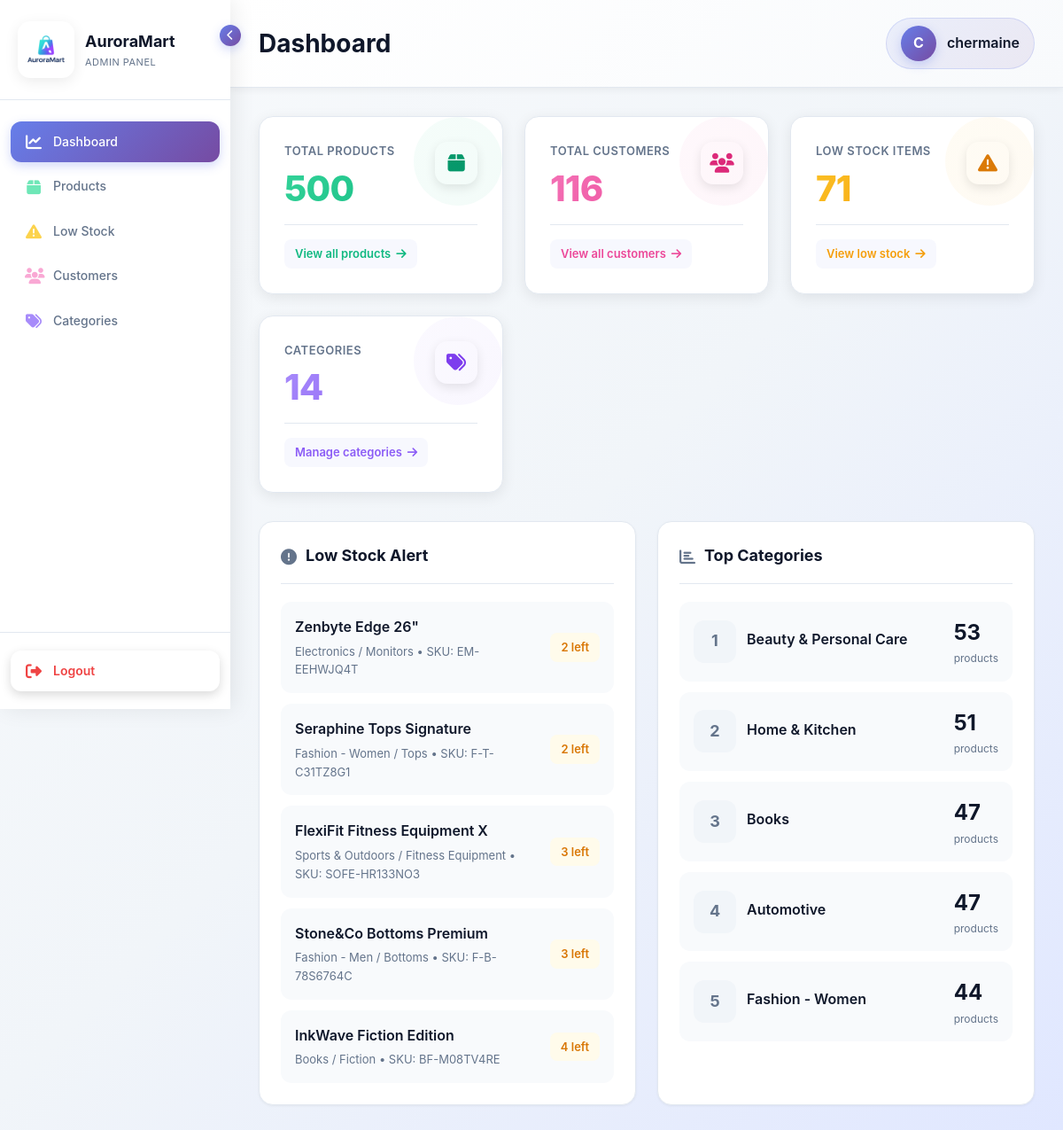
The app's page /adminpanel/ (signed in) with its own data.
### storefront/models.py (models this page shows, shortened)
class Customer(AbstractUser):
    username = models.CharField(
        max_length=150,
        unique=True,
        help_text='Required. 150 characters or fewer. Any characters allowed.',
        validators=[],  # No validators - allow any characters
        error_messages={
            'unique': "A user with that username already exists.",
        },
    )
    age = models.IntegerField(null=True, blank=True)
    gender = models.CharField(max_length=20, blank=True)
    employment_status = models.CharField(max_length=50, blank=True)
    occupation = models.CharField(max_length=100, blank=True)
    education = models.CharField(max_length=100, blank=True)
    household_size = models.IntegerField(null=True, blank=True)
    has_children = models.BooleanField(default=False)
    monthly_income_sgd = models.DecimalField(max_digits=10, decimal_places=2, null=True, blank=True, default=None)
    preferred_category = models.ForeignKey(Category, on_delete=models.SET_NULL, null=True, blank=True)

class Product(models.Model):
    sku = models.CharField(max_length=40, unique=True, db_index=True)  # maps "SKU code"
    name = models.CharField(max_length=200)                            # maps "Product name"
    description = models.TextField(blank=True)                         # maps "Product description"
    category = models.ForeignKey(Category, on_delete=models.CASCADE)    # maps "Product Category"
    subcategory = models.CharField(max_length=150, blank=True)         # maps "Product Subcategory"
    stock = models.IntegerField(default=0)                             # maps "Quantity on hand"
    reorder_threshold = models.IntegerField(default=5)                 # maps "Reorder Quantity"
    price = models.DecimalField(max_digits=10, decimal_places=2)       # maps "Unit price"
    rating = models.FloatField(default=0)                              # maps "Product rating"
    image = models.ImageField(upload_to='products/', blank=True, null=True, default='products/default-product.png')
    is_active = models.BooleanField(default=True)
    created_at = models.DateTimeField(auto_now_add=True, null=True, blank=True)
    updated_at = models.DateTimeField(auto_now=True, null=True, blank=True)
    class Meta:
        ordering = ['-id']
        verbose_name = "Product"
        verbose_name_plural = "Products"

class Category(models.Model):
    name = models.CharField(max_length=100)
    description = models.TextField(blank=True)

### adminpanel/views/dashboard_views.py (the view)
# urls.py: path('', dashboard_views.dashboard, name='dashboard'),
@login_required(login_url='adminpanel:login')
@user_passes_test(is_staff_user, login_url='adminpanel:login')
def dashboard(request):
    total_products = Product.objects.filter(is_active=True).count()
    low_stock_count = Product.objects.filter(
        is_active=True,
        stock__lte=F('reorder_threshold')
    ).count()
    total_customers = Customer.objects.filter(is_active=True).count()
    total_categories = Category.objects.count()
    low_stock_products = Product.objects.filter(
        is_active=True,
        stock__lte=F('reorder_threshold')
    ).select_related('category').order_by('stock')[:5]
    category_stats = Category.objects.annotate(
        product_count=Count('product', filter=Q(product__is_active=True))
    ).order_by('-product_count')[:5]
    context = {
        'total_products': total_products,
        'low_stock_count': low_stock_count,
        'total_customers': total_customers,
        'total_categories': total_categories,
        'low_stock_products': low_stock_products,
        'category_stats': category_stats,
    }
    return render(request, 'adminpanel/dashboard.html', context)

### adminpanel/views/dashboard_views.py (called while the page is built)
def is_staff_user(user):
    return user.is_authenticated and user.is_staff

### storefront/views.py (called while the page is built)
def cart_count(request):
    cart = request.session.get('cart', {})
    total_items = sum(int(qty) for qty in cart.values())
    return {
        'cart_count': total_items
    }

### adminpanel/templates/adminpanel/dashboard.html (shortened to what this page needs)
{% extends "adminpanel/base.html" %}
{% block page_title %}Dashboard{% endblock %}
{% block content %}
<div class="stats-grid">
    <div class="stat-card">
        <div class="stat-header">
            <div class="stat-content">
                <div class="stat-label">Total Products</div>
                <div class="stat-value">{{ total_products }}</div>
            </div>
            <div class="stat-icon">
                <i class="fas fa-box"></i>
            </div>
        </div>
        <div class="stat-footer">
            <a href="{% url 'adminpanel:product_list' %}" class="stat-link">
                View all products <i class="fas fa-arrow-right"></i>
            </a>
        </div>
    </div>
    <div class="stat-card">
        <div class="stat-header">
            <div class="stat-content">
                <div class="stat-label">Total Customers</div>
                <div class="stat-value">{{ total_customers }}</div>
            </div>
            <div class="stat-icon">
                <i class="fas fa-users"></i>
            </div>
        </div>
        <div class="stat-footer">
            <a href="{% url 'adminpanel:customer_list' %}" class="stat-link">
                View all customers <i class="fas fa-arrow-right"></i>
            </a>
        </div>
    </div>
    <div class="stat-card">
        <div class="stat-header">
            <div class="stat-content">
                <div class="stat-label">Low Stock Items</div>
                <div class="stat-value">{{ low_stock_count }}</div>
            </div>
            <div class="stat-icon">
                <i class="fas fa-exclamation-triangle"></i>
            </div>
        </div>
        <div class="stat-footer">
            <a href="{% url 'adminpanel:low_stock' %}" class="stat-link">
                View low stock <i class="fas fa-arrow-right"></i>
            </a>
        </div>
    </div>
    <div class="stat-card">
        <div class="stat-header">
            <div class="stat-content">
                <div class="stat-label">Categories</div>
                <div class="stat-value">{{ total_categories }}</div>
            </div>
            <div class="stat-icon">
                <i class="fas fa-tags"></i>
            </div>
        </div>
        <div class="stat-footer">
            <a href="{% url 'adminpanel:category_list' %}" class="stat-link">
                Manage categories <i class="fas fa-arrow-right"></i>
            </a>
        </div>
    </div>
</div>
<div class="content-grid">
    <div class="section-card">
        <div class="section-header">
            <h2 class="section-title">
                <i class="fas fa-exclamation-circle"></i>
                Low Stock Alert
            </h2>
        </div>
        {% if low_stock_products %}
            {% for product in low_stock_products %}
            <div class="stock-item">
                <div class="stock-info">
                    <div class="stock-name">{{ product.name }}</div>
                    <div class="stock-category">
                        {{ product.category.name }}{% if product.subcategory %} / {{ product.subcategory }}{% endif %} • SKU: {{ product.sku }}
                    </div>
                </div>
                <div class="stock-badge {% if product.stock == 0 %}critical{% else %}low{% endif %}">
                    {% if product.stock == 0 %}
                        Out of Stock
                    {% else %}
                        {{ product.stock }} left
                    {% endif %}
                </div>
            </div>
            {% endfor %}
        {% else %}
            <div class="empty-state">
                <i class="fas fa-check-circle"></i>
                <p>All products are well stocked!</p>
            </div>
        {% endif %}
    </div>
    <div class="section-card">
        <div class="section-header">
            <h2 class="section-title">
                <i class="fas fa-chart-bar"></i>
                Top Categories
            </h2>
        </div>
        {% if category_stats %}
            {% for category in category_stats %}
            <div class="category-item">
                <div class="category-icon">
                    {{ forloop.counter }}
                </div>
                <div class="category-info">
                    <div class="category-name">{{ category.name }}</div>
                </div>
                <div>
                    <div class="category-count">{{ category.product_count }}</div>
                    <div class="category-label">products</div>
                </div>
            </div>
            {% endfor %}
        {% else %}
            <div class="empty-state">
                <i class="fas fa-folder-open"></i>
                <p>No categories found</p>
            </div>
        {% endif %}
    </div>
</div>
{% endblock %}

### adminpanel/templates/adminpanel/base.html (shortened to what this page needs)
<!DOCTYPE html>
<html lang="en">
<head>
    {% load static %}
    <link rel="stylesheet" href="https://cdnjs.cloudflare.com/ajax/libs/font-awesome/6.4.0/css/all.min.css">
</head>
<body>
    <div class="sidebar" id="sidebar">
        <div class="sidebar-header">
            <div class="sidebar-logo">
                <img src="{% static 'images/Auroramart-logo.png' %}" alt="AuroraMart Logo">
            </div>
            <div class="sidebar-brand">
                <div class="brand-name">AuroraMart</div>
                <div class="brand-subtitle">Admin Panel</div>
            </div>
            <div class="sidebar-toggle" onclick="toggleSidebar()">
                <i class="fas fa-chevron-left"></i>
            </div>
        </div>
        <nav class="sidebar-nav">
            <div class="nav-item">
                <a href="{% url 'adminpanel:dashboard' %}" class="nav-link {% if request.resolver_match.url_name == 'dashboard' %}active{% endif %}">
                    <i class="fas fa-chart-line"></i>
                    <span class="nav-text">Dashboard</span>
                </a>
            </div>
            <div class="nav-item">
                <a href="{% url 'adminpanel:product_list' %}" class="nav-link {% if 'product' in request.resolver_match.url_name %}active{% endif %}">
                    <i class="fas fa-box"></i>
                    <span class="nav-text">Products</span>
                </a>
            </div>
            <div class="nav-item">
                <a href="{% url 'adminpanel:low_stock' %}" class="nav-link {% if request.resolver_match.url_name == 'low_stock' %}active{% endif %}">
                    <i class="fas fa-exclamation-triangle"></i>
                    <span class="nav-text">Low Stock</span>
                </a>
            </div>
            <div class="nav-item">
                <a href="{% url 'adminpanel:customer_list' %}" class="nav-link {% if 'customer' in request.resolver_match.url_name %}active{% endif %}">
                    <i class="fas fa-users"></i>
                    <span class="nav-text">Customers</span>
                </a>
            </div>
            <div class="nav-item">
                <a href="{% url 'adminpanel:category_list' %}" class="nav-link {% if 'category' in request.resolver_match.url_name %}active{% endif %}">
                    <i class="fas fa-tags"></i>
                    <span class="nav-text">Categories</span>
                </a>
            </div>
        </nav>
        <div class="sidebar-footer">
            {% if user.is_authenticated %}
            <a href="{% url 'adminpanel:logout' %}" class="logout-link">
                <i class="fas fa-sign-out-alt"></i>
                <span class="nav-text">Logout</span>
            </a>
            {% endif %}
        </div>
    </div>
    <div class="main-content">
        <div class="topbar">
            <h1 class="page-title">{% block page_title %}Dashboard{% endblock %}</h1>
            {% if user.is_authenticated %}
            <div class="user-info">
                <div class="user-avatar">{{ user.username|slice:":1"|upper }}</div>
                <span class="user-name">{{ user.username }}</span>
            </div>
            {% endif %}
        </div>
        <div class="content-wrapper">
            {% block content %}{% endblock %}
        </div>
    </div>
</body>
</html>

### adminpanel/templates/adminpanel/base.html (style rules this page uses)
* { margin: 0; padding: 0; box-sizing: border-box; }
body { font-family: -apple-system, BlinkMacSystemFont, 'Segoe UI', Roboto, Oxygen, Ubuntu, Cantarell, sans-serif; background: linear-gradient(135deg, #f8fafc 0%, #f1f5f9 50%, #e0e7ff 100%); background-attachment: fixed; color: #1e293b; line-height: 1.6; min-height: 100vh; }
.sidebar { position: fixed; left: 0; top: 0; height: 100vh; width: 260px; background: #ffffff; box-shadow: 4px 0 24px rgba(0, 0, 0, 0.08); transition: width 0.3s ease; z-index: 1000; display: flex; flex-direction: column; }
.sidebar-header { padding: 24px 20px; border-bottom: 1px solid #e2e8f0; display: flex; align-items: center; gap: 12px; }
.sidebar-logo { width: 64px; height: 64px; background: #ffffff; border-radius: 14px; display: flex; align-items: center; justify-content: center; flex-shrink: 0; padding: 4px; box-shadow: 0 4px 16px rgba(0, 0, 0, 0.08); }
.sidebar-logo img { width: 100%; height: 100%; object-fit: contain; }
.sidebar-brand { display: flex; flex-direction: column; transition: opacity 0.3s ease; }
.brand-name { font-size: 18px; font-weight: 700; color: #0f172a; }
.brand-subtitle { font-size: 11px; color: #64748b; text-transform: uppercase; letter-spacing: 0.5px; }
.sidebar-toggle { position: absolute; top: 28px; right: -12px; width: 24px; height: 24px; background: linear-gradient(135deg, #667eea 0%, #764ba2 100%); border-radius: 50%; display: flex; align-items: center; justify-content: center; cursor: pointer; box-shadow: 0 4px 12px rgba(102, 126, 234, 0.3); transition: transform 0.3s ease; }
.sidebar-toggle i { color: white; font-size: 12px; }
.sidebar-nav { flex: 1; padding: 20px 0; overflow-y: auto; }
.nav-item { margin: 4px 12px; }
.nav-link { display: flex; align-items: center; gap: 12px; padding: 12px 16px; color: #64748b; text-decoration: none; border-radius: 12px; transition: all 0.3s ease; font-weight: 500; font-size: 14px; position: relative; overflow: hidden; }
.nav-link::before { content: ''; position: absolute; top: 0; left: 0; width: 100%; height: 100%; background: #f8fafc; opacity: 0; transition: opacity 0.3s ease; }
.nav-link.active { background: linear-gradient(135deg, #667eea 0%, #764ba2 100%); color: white; box-shadow: 0 4px 12px rgba(102, 126, 234, 0.3); }
.nav-link.active i { color: white; }
.nav-link i { font-size: 18px; width: 20px; text-align: center; flex-shrink: 0; transition: transform 0.3s ease; }
.nav-link:not(.active) .fa-box { color: #6ee7b7; }
.nav-link:not(.active) .fa-exclamation-triangle { color: #fcd34d; }
.nav-link:not(.active) .fa-users { color: #f9a8d4; }
.nav-link:not(.active) .fa-tags { color: #a78bfa; }
.nav-text { transition: opacity 0.3s ease; }
.sidebar-footer { padding: 20px 12px; border-top: 1px solid #e2e8f0; }
.logout-link { display: flex; align-items: center; gap: 12px; padding: 12px 16px; color: #ef4444; text-decoration: none; border-radius: 12px; transition: all 0.3s ease; font-weight: 600; font-size: 14px; background: #ffffff; box-shadow: 0 4px 12px rgba(0, 0, 0, 0.15); }
.logout-link i { font-size: 18px; width: 20px; text-align: center; color: #ef4444; transition: transform 0.3s ease; }
.main-content { margin-left: 260px; transition: margin-left 0.3s ease; min-height: 100vh; display: flex; flex-direction: column; }
.topbar { background: linear-gradient(135deg, #ffffff 0%, #f8fafc 100%); padding: 20px 32px; box-shadow: 0 2px 8px rgba(0,0,0,0.06); display: flex; justify-content: space-between; align-items: center; position: sticky; top: 0; z-index: 100; border-bottom: 1px solid #e2e8f0; }
.page-title { font-size: 28px; font-weight: 700; color: #0f172a; }
.user-info { display: flex; align-items: center; gap: 12px; padding: 8px 16px; background: linear-gradient(135deg, rgba(102, 126, 234, 0.1) 0%, rgba(118, 75, 162, 0.1) 100%); border-radius: 50px; border: 1px solid rgba(102, 126, 234, 0.2); }
.user-avatar { width: 40px; height: 40px; border-radius: 50%; background: linear-gradient(135deg, #667eea 0%, #764ba2 100%); display: flex; align-items: center; justify-content: center; color: white; font-weight: 700; font-size: 16px; box-shadow: 0 4px 12px rgba(102, 126, 234, 0.3); }
.user-name { font-weight: 600; color: #0f172a; }
.content-wrapper { flex: 1; padding: 32px; }

### records on screen
Customer: username "C", username "chermaine"
Product: name "Zenbyte Edge 26\"", category.name "Electronics", subcategory "Monitors", sku "EM-EEHWJQ4T", stock "2"
Product: name "Seraphine Tops Signature", category.name "Fashion - Women", subcategory "Tops", sku "F-T-C31TZ8G1", stock "2"
Product: name "FlexiFit Fitness Equipment X", category.name "Sports & Outdoors", subcategory "Fitness Equipment", sku "SOFE-HR133NO3", stock "3"
Product: name "Stone&Co Bottoms Premium", category.name "Fashion - Men", subcategory "Bottoms", sku "F-B-78S6764C", stock "3"
Product: name "InkWave Fiction Edition", category.name "Books", subcategory "Fiction", sku "BF-M08TV4RE", stock "4"
Category: name "Beauty & Personal Care", product_count "53"
Category: name "Home & Kitchen", product_count "51"
Category: name "Books", product_count "47"
Category: name "Automotive", product_count "47"
Category: name "Fashion - Women", product_count "44"

### other values on screen
{{ total_products }} "500"
{{ total_customers }} "116"
{{ low_stock_count }} "71"
{{ total_categories }} "14"
